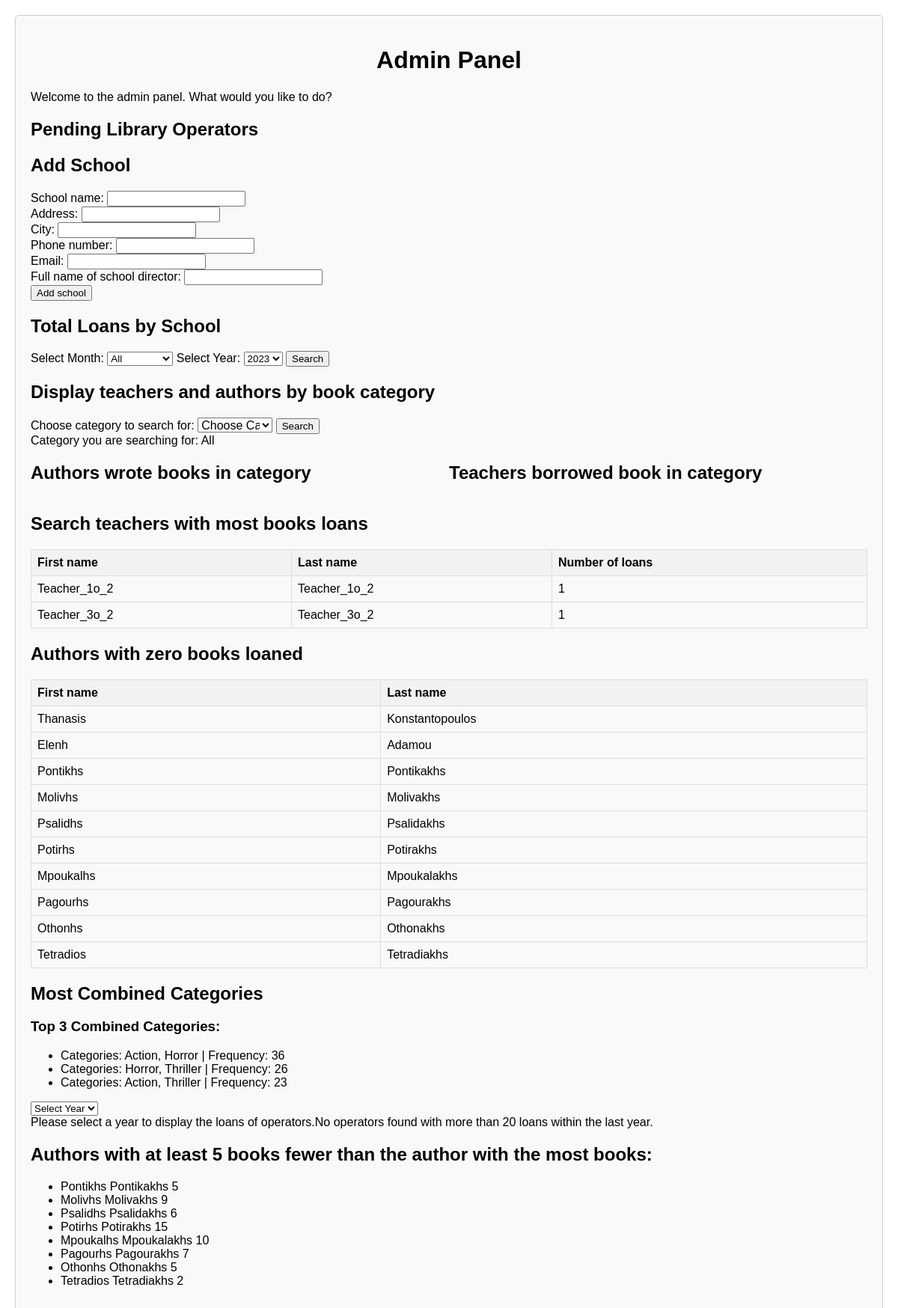
Screenshot of /dashboard.php (signed in) with the database file from the repository.
### tables this page shows
CREATE TABLE Author (
  Author_id INT NOT NULL AUTO_INCREMENT,
  First_Name VARCHAR(255) NOT NULL,
  Last_Name VARCHAR(255) NOT NULL,
  Num_of_books_written INT NOT NULL,
  last_update TIMESTAMP NOT NULL DEFAULT CURRENT_TIMESTAMP ON UPDATE CURRENT_TIMESTAMP,
  PRIMARY KEY(Author_id)
);

### dashboard.php (the view, shortened to what this page needs)
<?php
$pdo = new PDO("mysql:host=".HOST.";dbname=".DATABASE, USER, PASSWORD);
$pdo->setAttribute(PDO::ATTR_ERRMODE, PDO::ERRMODE_EXCEPTION);
if (isset($_SESSION['username'])) {
    $username = $_SESSION['username'];
    $query = "SELECT User_id FROM User WHERE Username = :username";
    $stmt = $pdo->prepare($query);
    $stmt->bindParam(':username', $username);
    $stmt->execute();
    $user = $stmt->fetch(PDO::FETCH_ASSOC);
    $userID = $user['User_id'];
    $query = "SELECT COUNT(*) as count FROM Admin WHERE User_id = :user_id";
    $stmt = $pdo->prepare($query);
    $stmt->bindParam(':user_id', $userID);
    $stmt->execute();
    $result = $stmt->fetch(PDO::FETCH_ASSOC);
    if ($result['count'] > 0) {
        ?>
        <!DOCTYPE html>
        <html>
        <head>
        </head>
        <body>
          <div class="admin-panel">
            <h1>Admin Panel</h1>
            <p>Welcome to the admin panel. What would you like to do?</p>
            <h2>Pending Library Operators</h2>
<h2>Add School</h2>
<div id="add-school-form">
    <form action="<?php echo $_SERVER['PHP_SELF']; ?>" method="POST">
        <label for="school_name">School name:</label>
        <input type="text" id="school_name" name="school_name" required>
        <br>
        <label for="address">Address:</label>
        <input type="text" id="address" name="address" required>
        <br>
        <label for="city">City:</label>
        <input type="text" id="city" name="city" required>
        <br>
        <label for="phone_number">Phone number:</label>
        <input type="text" id="phone_number" name="phone_number" required>
        <br>
        <label for="email">Email:</label>
        <input type="text" id="email" name="email" required>
        <br>
        <label for="full_name_of_school_director">Full name of school director:</label>
        <input type="text" id="full_name_of_school_director" name="full_name_of_school_director">
        <br>
        <input type="submit" value="Add school">
    </form>
</div>
<h2>Total Loans by School</h2>
<form method="POST">
  <label for="month">Select Month:</label>
  <select name="month" id="month">
    <option value="all">All</option>
    <?php
    for ($i = 1; $i <= 12; $i++) {
      printf('<option value="%02d">%s</option>', $i, date("F", mktime(0, 0, 0, $i, 1)));
    }
    ?>
  </select>
  <label for="year">Select Year:</label>
  <select name="year" id="year">
    <?php
    $currentYear = date("Y");
    for ($i = $currentYear; $i >= $currentYear - 10; $i--) {
      echo "<option value='$i'>$i</option>";
    }
    ?>
  </select>
  <input type="submit" name="submit" value="Search">
</form>
<div class="Teacher_Authors">
<h2>Display teachers and authors by book category</h2>
            <?php
            $cat_query="SELECT Name,Category_id FROM category";
            $cat_querystmt=$pdo->prepare($cat_query);
            $cat_querystmt->execute();
          $options = '';
          $options .= '<option value="all">Choose Category</option>';
          $uniqueCategories = array();
          foreach ($cat_querystmt as $row) {
              $cat = $row['Name'];
              if (!array_key_exists($cat, $uniqueCategories)) {
                  $uniqueCategories[$cat] = true;
                  $options .= '<option value="' . $cat . '">' . $cat . '</option>';
              }
          }
          ?>
          </div>
          <form method="post" action="<?php echo $_SERVER['PHP_SELF']; ?>">
    <label for="nameSelect">Choose category to search for:</label>
    <select name="nameSelect" style="width: 100px !important; min-width: 50px; max-width: 100px; height: 20px; font-size: 16px;">
        <?php echo $options; ?>
    </select>
    <input type="submit" value="Search">
</form>
          <?php
          if (isset($_POST['nameSelect'])) {
            $selectedCategory = $_POST['nameSelect'];
        } else {
            $selectedCategory="All";
        }
         $text="Category you are searching for:";
          echo $text." " .$selectedCategory;
            ?>
<div class="container">
  <div class="column">
    <h2>Authors wrote books in category</h2>
  </div>
  <div class="column">
    <h2>Teachers borrowed book in category</h2>
  </div>
</div>
<h2>Search teachers with most books loans</h2>
<?php
$query = "SELECT User.First_Name, User.Last_Name, User.Number_of_loans, COUNT(Loan.Book_id) AS Num_of_Books_Borrowed
FROM User
INNER JOIN Loan ON User.User_id = Loan.User_id
WHERE User.Type = 'Teacher' AND User.Age < 40
GROUP BY User.First_Name, User.Last_Name, User.Number_of_loans
ORDER BY COUNT(User.Number_of_loans)";
$stmt = $pdo->prepare($query);
$stmt->execute();
$first_name = array();
$last_name = array();
$number_of_loans=array();
while ($row = $stmt->fetch(PDO::FETCH_ASSOC)) {
$first_name[] = $row['First_Name'];
$last_name[] = $row['Last_Name'];
$number_of_loans[]=$row['Number_of_loans'];
}
echo '<table>
                <tr>
                    <th>First name</th>
                    <th>Last name</th>
                    <th>Number of loans</th>
                </tr>';
      for ($i = 0; $i < count($first_name); $i++){
                echo '<tr>
                <td>' .$first_name[$i] .'</td>
                <td>' . $last_name[$i] . '</td>
                <td>' . $number_of_loans[$i] . '</td>
              </tr>';
      }
      echo '</table>';
?>
<div class="Authors_zero_books">
<h2>Authors with zero books loaned</h2>
<?php
$query = "SELECT DISTINCT A.Author_id, A.First_Name, A.Last_Name
FROM Author A
LEFT JOIN Book_Author BA ON A.Author_id = BA.Author_id
LEFT JOIN Loan L ON BA.Book_id = L.Book_id
WHERE L.Loan_id IS NULL";
$stmt = $pdo->prepare($query);
$stmt->execute();
$first_name = array();
$last_name = array();
while ($row = $stmt->fetch(PDO::FETCH_ASSOC)) {
$first_name[] = $row['First_Name'];
$last_name[] = $row['Last_Name'];
}
echo '<table>
                <tr>
                    <th>First name</th>
                    <th>Last name</th>
                </tr>';
      for ($i = 0; $i < count($first_name); $i++){
                echo '<tr>
                <td>' .$first_name[$i] .'</td>
                <td>' . $last_name[$i] . '</td>
              </tr>';
      }
?>
</div>
   <div class="Combined_categories">
    <h2>Most Combined Categories</h2>
    <?php
        $mult_cat = "
        SELECT c1.Name AS Category1, c2.Name AS Category2, COUNT(*) AS Frequency
        FROM (
            SELECT LEAST(bc1.Category_id, bc2.Category_id) AS Category1, GREATEST(bc1.Category_id, bc2.Category_id) AS Category2
            FROM Book_Category AS bc1
            JOIN Book_Category AS bc2 ON bc1.Book_id = bc2.Book_id
            JOIN Loan AS l ON l.Book_id = bc1.Book_id OR l.Book_id = bc2.Book_id
            WHERE bc1.Category_id < bc2.Category_id
        ) AS pairs
        JOIN Category AS c1 ON c1.Category_id = pairs.Category1
        JOIN Category AS c2 ON c2.Category_id = pairs.Category2
        GROUP BY Category1, Category2
        ORDER BY Frequency DESC
        LIMIT 3";
        $mult_catstmt = $pdo->prepare($mult_cat);
        $mult_catstmt->execute();
        if ($mult_catstmt->rowCount() > 0) {
            echo "<h3>Top 3 Combined Categories:</h3>";
            echo "<ul>";
            while ($row = $mult_catstmt->fetch(PDO::FETCH_ASSOC)) {
                $category1 = $row['Category1'];
                $category2 = $row['Category2'];
                $frequency = $row['Frequency'];
                echo "<li>Categories: $category1, $category2 | Frequency: $frequency</li>";
            }
            echo "</ul>";
        } else {
            echo "No results found.";
        }
    ?>
</div>
<div class="Loans_of_Operators">
  <form method="POST">
    <select id="yearSelect" name="yearSelect" onchange="this.form.submit()">
      <option value="Select Year">Select Year</option>
    </select>
  </form>
  <?php
  if (isset($_POST['yearSelect'])) {
    $selectedYear = $_POST['yearSelect'];
    $startDate = $selectedYear . '-01-01';
    $endDate = $selectedYear . '-12-31';
    $query = "SELECT Library_Operator_id
              FROM Loan
              WHERE date_borrowed >= :startDate AND date_borrowed <= :endDate
              GROUP BY Library_Operator_id
              HAVING COUNT(*) > 20
              ORDER BY COUNT(*) DESC";
    $stmt = $pdo->prepare($query);
    $stmt->bindParam(':startDate', $startDate);
    $stmt->bindParam(':endDate', $endDate);
    $stmt->execute();
  } else {
    echo "Please select a year to display the loans of operators.";
  }
$query = "SELECT Library_Operator_id
          FROM Loan
          WHERE date_borrowed >= :startDate AND date_borrowed <= :endDate
          GROUP BY Library_Operator_id
          HAVING COUNT(*) > 20
          ORDER BY COUNT(*) DESC";
$stmt = $pdo->prepare($query);
$stmt->bindParam(':startDate', $startDate);
$stmt->bindParam(':endDate', $endDate);
$stmt->execute();
if ($stmt->rowCount() > 0) {
    echo "Operators with more than 20 loans within the last year:<br><br><br>";
    while ($row = $stmt->fetch(PDO::FETCH_ASSOC)) {
        $operatorId = $row['Library_Operator_id'];
        $operatorQuery = "SELECT *,u.First_Name,u.Last_Name FROM School_Library_Operator
                          INNER JOIN User u ON u.User_id=:operatorId
                       WHERE Library_Operator_id = :operatorId";
        $operatorStmt = $pdo->prepare($operatorQuery);
        $operatorStmt->bindParam(':operatorId', $operatorId);
        $operatorStmt->execute();
        if ($operatorStmt->rowCount() > 0) {
            $operatorRow = $operatorStmt->fetch(PDO::FETCH_ASSOC);
            $operatorName = $operatorRow['First_Name'];
            $operatorLName = $operatorRow['Last_Name'];
            echo "Operator's Details:<br>First Name: $operatorName<br>Last Name: $operatorLName";
        }
    }
} else {
    echo "No operators found with more than 20 loans within the last year.";
}
?>
      </div>
<div class="Authors_Most_Books">
<?php
$query = "SELECT a.Author_id, a.First_Name, a.Last_Name, a.Num_of_books_written
FROM Author a
WHERE a.Num_of_books_written <= (SELECT MAX(b.Num_of_books_written) - 5 FROM Author b)
";
$stmt = $pdo->prepare($query);
$stmt->execute();
$authors = $stmt->fetchAll(PDO::FETCH_ASSOC);
if (!empty($authors)) {
    echo "<h2>Authors with at least 5 books fewer than the author with the most books:</h2>";
    echo "<ul>";
    foreach ($authors as $author) {
        echo "<li>{$author['First_Name']} {$author['Last_Name']}  {$author['Num_of_books_written']}</li>";
    }
    echo "</ul>";
} else {
    echo "No authors found.";
}
?>
</div>
    </div>
        </body>
        </html>
        <?php
    } else {
        http_response_code(403);
        echo "403 Forbidden";
        exit();
    }
} else {
    header("Location: login.php");
    exit();
}
?>

### dashboard.php (style rules this page uses)
body { font-family: Arial, sans-serif; margin: 0; padding: 20px; }
h1 { text-align: center; }
.admin-panel { max-width: 1800px; margin: 0 auto; padding: 20px; border: 1px solid #ccc; border-radius: 5px; background-color: #f9f9f9; }
.admin-panel p { margin: 10px 0; }
.admin-panel table { width: 100%; border-collapse: collapse; }
.admin-panel table th, .admin-panel table td { border: 1px solid #ddd; padding: 8px; text-align: left; }
.admin-panel table th { background-color: #f2f2f2; }
.container { display: flex; width: 100%; justify-content: space-between; }
.column { flex: 1; width:50%; margin-right: 100px; }

### rows the page displays
author: First_Name "Pontikhs", Last_Name "Pontikakhs", Num_of_books_written "5"
author: First_Name "Molivhs", Last_Name "Molivakhs", Num_of_books_written "9"
author: First_Name "Psalidhs", Last_Name "Psalidakhs", Num_of_books_written "6"
author: First_Name "Potirhs", Last_Name "Potirakhs", Num_of_books_written "15"
author: First_Name "Mpoukalhs", Last_Name "Mpoukalakhs", Num_of_books_written "10"
author: First_Name "Pagourhs", Last_Name "Pagourakhs", Num_of_books_written "7"
author: First_Name "Othonhs", Last_Name "Othonakhs", Num_of_books_written "5"
author: First_Name "Tetradios", Last_Name "Tetradiakhs", Num_of_books_written "2"

### other values shown
$text "Category you are searching for:"
$selectedCategory "All"
$first_name[$i] "Teacher_1o_2"
$last_name[$i] "Teacher_1o_2"
$number_of_loans[$i] "1"
$first_name[$i] "Teacher_3o_2"
$last_name[$i] "Teacher_3o_2"
$first_name[$i] "Thanasis"
$last_name[$i] "Konstantopoulos"
$first_name[$i] "Elenh"
$last_name[$i] "Adamou"
$first_name[$i] "Pontikhs"
$last_name[$i] "Pontikakhs"
$first_name[$i] "Molivhs"
$last_name[$i] "Molivakhs"
